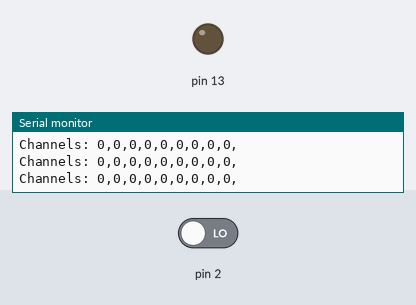
A sketch run on a simulated Arduino Uno, built with avr-gcc and run on an emulated ATmega328P. Shown: output pins drawn as LEDs (lit = HIGH), the last lines printed to the serial monitor. Inputs (shaded band) come from the test bench; at power-on: pin 2 LOW.

Above: at 1.2 s.
1.3 s: pin 2 driven HIGH
At 1.6 s:
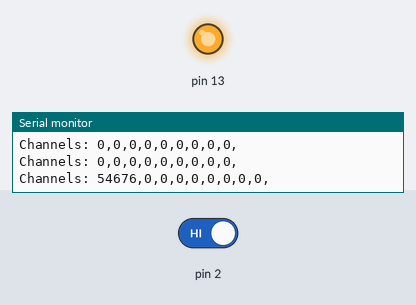
Timing chart, 0 to 4.3 s (numbered marks = the images above; inputs shaded):
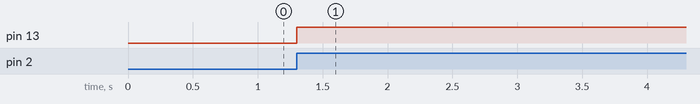

The sketch:

serial_ppm_tester.ino
```cpp
volatile uint16_t rcValue[9] = {0,0,0,0,0,0,0,0,0}; // interval [1000;2000]
volatile bool ledOn = false;

static void rxInt() {
  ledOn = !ledOn;
  uint16_t now,diff;
  static uint16_t last = 0;
  static uint8_t chan = 0;

  now = micros();
  diff = now - last;
  last = now;
//  if(diff>3000) {
//    chan = 0;
//  }
//  else {
//    if( 900 < diff && diff < 2200 && chan < 8 ) {
	  rcValue[chan] = diff;
//	}
    chan++;
    chan %= 9;
//  }
  if(ledOn)
    digitalWrite(13, HIGH);
  else
    digitalWrite(13, LOW);
}

void setup() {
  Serial.begin(115200);
  pinMode(13, OUTPUT);
  pinMode(2, INPUT);
  pinMode(3, INPUT);
  attachInterrupt(0, rxInt, RISING);
}

void loop() {
  Serial.print("Channels: ");
  for(int i=0; i<9; i++) {
    Serial.print(rcValue[i]);
    Serial.print(",");
  }
  Serial.println("");
  delay(500);
}
```

Measured:
- after the input at 1.3 s, pin 13: LOW → HIGH at once
